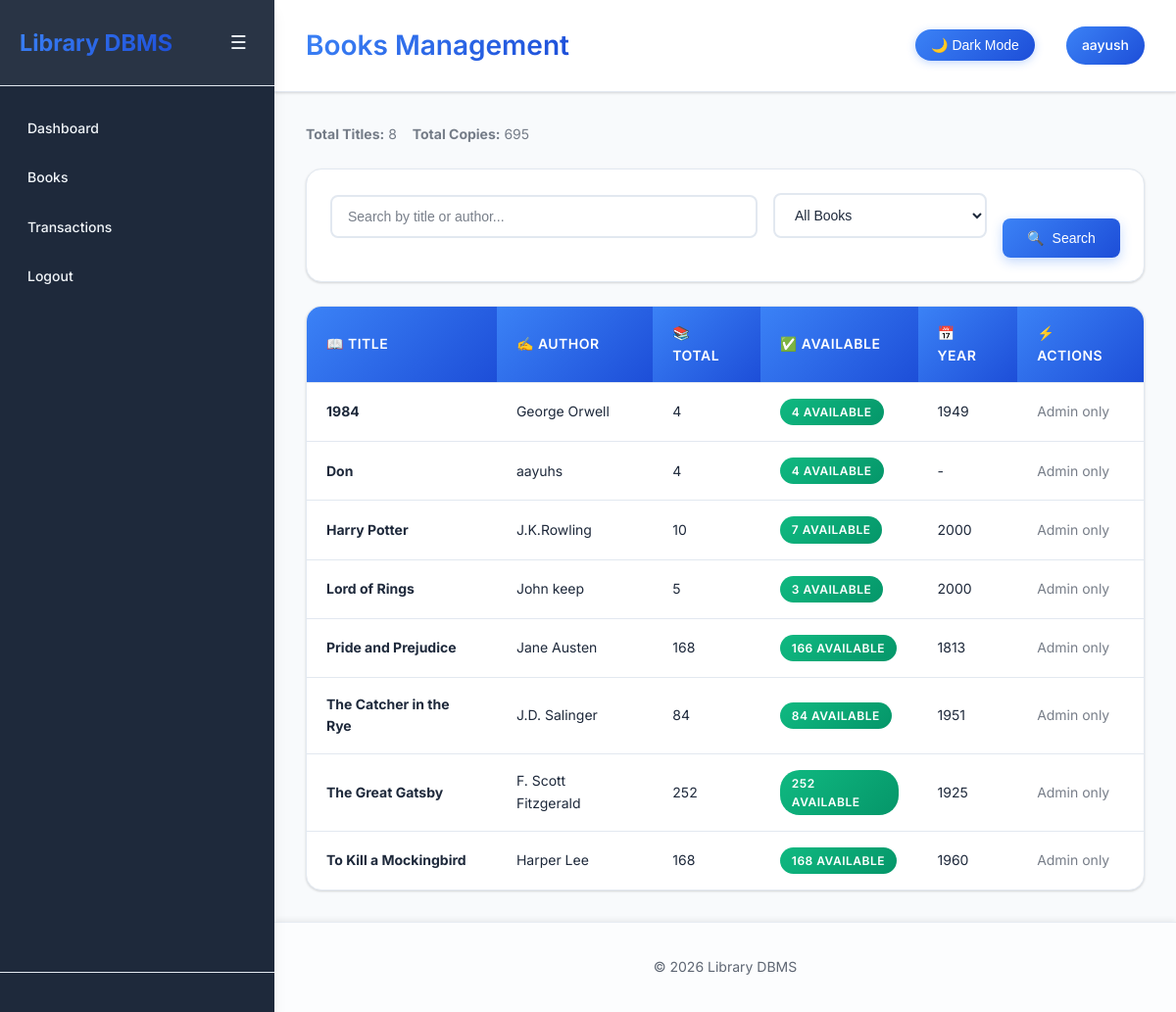
Screenshot of /books (signed in) with the database file from the repository.
### tables this page shows
CREATE TABLE books_new (
            book_id INTEGER PRIMARY KEY AUTOINCREMENT,
            title TEXT NOT NULL,
            author TEXT NOT NULL,
            total_copies INTEGER DEFAULT 1,
            available_copies INTEGER DEFAULT 1,
            created_at TIMESTAMP DEFAULT CURRENT_TIMESTAMP
        , publish_year INTEGER);

### app_sqlite.py (the view)
@app.route("/books")
@login_required
def books():
    q = request.args.get("q", "").strip()
    available_filter = request.args.get("available", "").strip()
    conn = get_db_connection()
    cursor = conn.cursor()
    sql = "SELECT * FROM books_new"
    params = []
    if q:
        sql += " WHERE title LIKE ? OR author LIKE ?"
        like_q = f"%{q}%"
        params.extend([like_q, like_q])
    if available_filter == "1":
        if "WHERE" in sql:
            sql += " AND available_copies > 0"
        else:
            sql += " WHERE available_copies > 0"
    sql += " ORDER BY title"
    cursor.execute(sql, params)
    books_list = cursor.fetchall()
    total_titles = len(books_list)
    total_copies = sum((b.get('total_copies', 0) if isinstance(b, dict) else b[2]) for b in books_list)
    conn.close()
    return render_template(
        "books.html",
        books=books_list,
        q=q,
        available_filter=available_filter,
        total_titles=total_titles,
        total_copies=total_copies
    )

### app_sqlite.py (called while the page is built)
def dict_factory(cursor, row):
    d = {}
    for idx, col in enumerate(cursor.description):
        value = row[idx]
        if col[0] in ['issue_date', 'due_date', 'return_date', 'created_at'] and value:
            try:
                if isinstance(value, str):
                    if 'T' in value:
                        value = datetime.fromisoformat(value.replace('Z', '+00:00'))
                    else:
                        value = datetime.fromisoformat(value)
            except (ValueError, TypeError):
                pass  # Keep as string if conversion fails
        d[col[0]] = value
    return d

def get_db_connection():
    conn = sqlite3.connect(DATABASE)
    conn.row_factory = dict_factory
    return conn

def login_required(f):
    @wraps(f)
    def inner(*args, **kwargs):
        if "username" not in session:
            return redirect(url_for("login"))
        return f(*args, **kwargs)
    return inner

### templates/books.html (shortened to what this page needs)
{% extends "base.html" %}
{% block page_title %}Books Management{% endblock %}
{% block content %}
<div class="books-header">
    <div class="totals text-muted">
        <span><strong>Total Titles:</strong> {{ total_titles }}</span>
        <span style="margin-left:12px"><strong>Total Copies:</strong> {{ total_copies }}</span>
    </div>
</div>
<div class="search-container">
    <form method="get" class="search-form">
        <div class="form-group">
            <input type="text" name="q" placeholder="Search by title or author..." value="{{ q }}" class="form-control">
        </div>
        <div class="form-group">
            <select name="available" class="form-control">
                <option value="">All Books</option>
            </select>
        </div>
        <button type="submit" class="btn btn-primary">
            <span>🔍</span> Search
        </button>
    </form>
</div>
<div class="table-container">
    <table>
        <thead>
            <tr>
                <th>📖 Title</th>
                <th>✍️ Author</th>
                <th>📚 Total</th>
                <th>✅ Available</th>
                <th>📅 Year</th>
                <th>⚡ Actions</th>
            </tr>
        </thead>
        <tbody>
            {% for book in books %}
            <tr>
                <td><strong>{{ book.title }}</strong></td>
                <td>{{ book.author }}</td>
                <td>{{ book.total_copies }}</td>
                <td>
                    {% if book.available_copies > 0 %}
                        <span class="badge bg-success">{{ book.available_copies }} Available</span>
                    {% else %}
                        <span class="badge bg-danger">Not Available</span>
                    {% endif %}
                </td>
                <td>{{ book.publish_year or '-' }}</td>
                <td>
                    <div class="action-buttons">
                        {% if session.get("role") == "admin" %}
                            {% if book.available_copies > 0 %}
                                <a href="{{ url_for('issue_book', book_id=book.book_id) }}"
                                   class="btn btn-warning btn-sm">
                                    <span>📖</span> Issue
                                </a>
                            {% else %}
                                <span class="btn btn-sm disabled">Not Available</span>
                            {% endif %}
                            <a href="{{ url_for('edit_book', book_id=book.book_id) }}"
                               class="btn btn-primary btn-sm">
                                <span>✏️</span> Edit
                            </a>
                            <form action="{{ url_for('delete_book', book_id=book.book_id) }}" method="POST" style="display:inline;"
                                  onsubmit="return confirm('Are you sure you want to delete this book? This action cannot be undone!')">
                                <button type="submit" class="btn btn-danger btn-sm">
                                    <span>🗑️</span> Delete
                                </button>
                            </form>
                        {% else %}
                            <span class="text-muted">Admin only</span>
                        {% endif %}
                    </div>
                </td>
            </tr>
            {% endfor %}
        </tbody>
    </table>
</div>
{% endblock %}

### static/style.css (style rules this page uses)
:root { --bg-color: #f8fafc; --text-color: #1e293b; --card-bg: #ffffff; --sidebar-bg: #1e293b; --sidebar-text: #f1f5f9; --btn-primary: #3b82f6; --btn-success: #10b981; --btn-danger: #ef4444; --btn-warning: #f59e0b; --border-color: #e2e8f0; --shadow: 0 1px 3px 0 rgba(0, 0, 0, 0.1), 0 1px 2px 0 rgba(0, 0, 0, 0.06); --shadow-lg: 0 10px 15px -3px rgba(0, 0, 0, 0.1), 0 4px 6px -2px rgba(0, 0, 0, 0.05); --gradient-primary: linear-gradient(135deg, #3b82f6 0%, #1d4ed8 100%); --gradient-success: linear-gradient(135deg, #10b981 0%, #059669 100%); --gradient-danger: linear-gradient(135deg, #ef4444 0%, #dc2626 100%); --gradient-warning: linear-gradient(135deg, #f59e0b 0%, #d97706 100%); }
* { box-sizing: border-box; }
body { font-family: 'Inter', -apple-system, BlinkMacSystemFont, 'Segoe UI', sans-serif; margin: 0; padding: 0; background: var(--bg-color); color: var(--text-color); transition: all 0.3s cubic-bezier(0.4, 0, 0.2, 1); line-height: 1.6; font-size: 14px; }
html { scroll-behavior: smooth; }
.table-container { background: var(--card-bg); border-radius: 16px; box-shadow: var(--shadow); border: 1px solid var(--border-color); overflow: hidden; margin-top: 24px; }
table { width: 100%; border-collapse: collapse; margin: 0; }
th, td { padding: 16px 20px; text-align: left; border-bottom: 1px solid var(--border-color); transition: all 0.2s ease; }
th { background: var(--gradient-primary); color: white; font-weight: 600; font-size: 0.875rem; text-transform: uppercase; letter-spacing: 0.5px; }
tr:last-child td { border-bottom: none; }
.btn { display: inline-flex; align-items: center; justify-content: center; gap: 8px; padding: 12px 20px; border: none; border-radius: 8px; cursor: pointer; color: white; text-decoration: none; font-weight: 500; font-size: 0.875rem; transition: all 0.3s cubic-bezier(0.4, 0, 0.2, 1); position: relative; overflow: hidden; min-width: 120px; }
.btn::before { content: ''; position: absolute; top: 0; left: -100%; width: 100%; height: 100%; background: linear-gradient(90deg, transparent, rgba(255,255,255,0.2), transparent); transition: left 0.5s; }
.btn-primary { background: var(--gradient-primary); box-shadow: 0 4px 12px rgba(59, 130, 246, 0.3); }
.form-group { margin-bottom: 20px; }
.form-control { width: 100%; padding: 12px 16px; border: 2px solid var(--border-color); border-radius: 8px; background: var(--card-bg); color: var(--text-color); font-size: 0.875rem; transition: all 0.3s ease; box-sizing: border-box; }
.form-control::placeholder { color: var(--text-color); opacity: 0.6; }
.badge { display: inline-flex; align-items: center; padding: 4px 12px; border-radius: 20px; font-size: 0.75rem; font-weight: 600; text-transform: uppercase; letter-spacing: 0.5px; }
.bg-success { background: var(--gradient-success); color: white; }
.books-header { display: flex; justify-content: space-between; align-items: center; margin-bottom: 24px; }
.search-container { background: var(--card-bg); padding: 24px; border-radius: 16px; box-shadow: var(--shadow); border: 1px solid var(--border-color); margin-bottom: 24px; }
.search-form { display: grid; grid-template-columns: 2fr 1fr auto; gap: 16px; align-items: end; }
.action-buttons { display: flex; gap: 8px; flex-wrap: wrap; }
.text-muted { color: var(--text-color); opacity: 0.6; }

### rows the page displays
books_new: title "1984", author "George Orwell", total_copies "4", available_copies "4", publish_year "1949"
books_new: title "Don", author "aayuhs", total_copies "4", available_copies "4", publish_year "-"
books_new: title "Harry Potter", author "J.K.Rowling", total_copies "10", available_copies "7", publish_year "2000"
books_new: title "Lord of Rings", author "John keep", total_copies "5", available_copies "3", publish_year "2000"
books_new: title "Pride and Prejudice", author "Jane Austen", total_copies "168", available_copies "166", publish_year "1813"
books_new: title "The Catcher in the Rye", author "J.D. Salinger", total_copies "84", available_copies "84", publish_year "1951"
books_new: title "The Great Gatsby", author "F. Scott Fitzgerald", total_copies "252", available_copies "252", publish_year "1925"
books_new: title "To Kill a Mockingbird", author "Harper Lee", total_copies "168", available_copies "168", publish_year "1960"

### other values shown
{{ session.get('username') }} "aayush"
{{ total_titles }} "8"
{{ total_copies }} "695"
